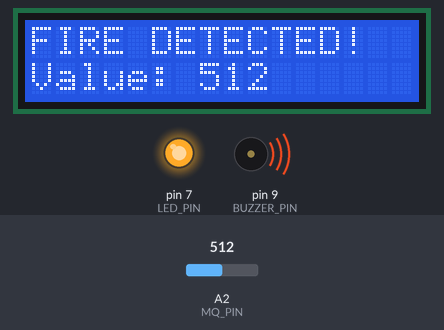
Simulated run of this sketch. Board: Arduino Uno, built with avr-gcc and run on an emulated ATmega328P. Shown: 16×2 character LCD, output pins drawn as LEDs (lit = HIGH), buzzer (waves = sounding, pin HIGH). The inputs (shaded band) are chosen by the test bench; at power-on: A2 (MQ_PIN) = 512. What the sketch prints to the serial monitor is not drawn.

Above: at 1.2 s.
1.3 s: A2 (MQ_PIN) set to 157
At 2.2 s:
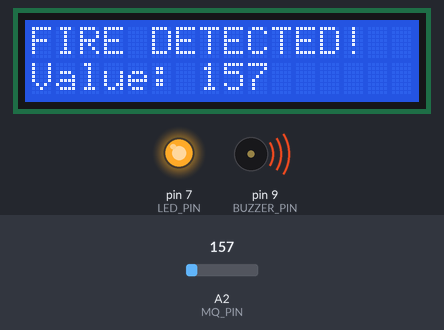
3.1 s: A2 (MQ_PIN) set to 142
At 4.0 s:
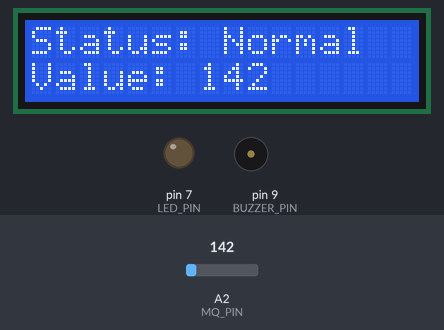
4.7 s: A2 (MQ_PIN) set to 160
At 5.8 s:
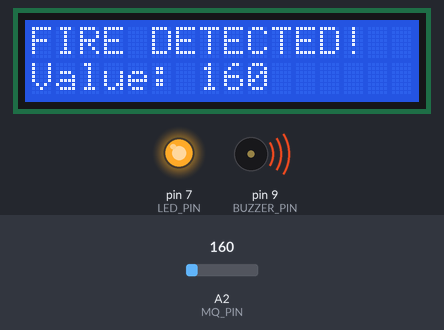
Timing chart, 0 to 7.7 s (numbered marks = the images above; inputs shaded):
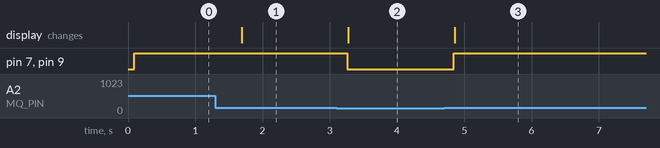

Measured:
- the behaviour switches between 151 and 150 on A2 (MQ_PIN) (found by bisection; images 1 and 2)
- after the input at 1.3 s, the display: changes after 0.39 s (image 1)
- after the input at 3.1 s, pin 7 (LED_PIN), pin 9 (BUZZER_PIN): HIGH → LOW after 0.16 s; the display: changes after 0.17 s (image 2)
- after the input at 4.7 s, pin 7 (LED_PIN), pin 9 (BUZZER_PIN): LOW → HIGH after 0.14 s; the display: changes after 0.16 s (image 3)

The sketch:

Adding_LCD_Display_for_Real-Time_Monitoring.ino
```cpp
#include <Wire.h>
#include <LiquidCrystal_I2C.h>

const int MQ_PIN = A2;
const int BUZZER_PIN = 9;
const int LED_PIN = 7;
const int THRESHOLD = 150;

LiquidCrystal_I2C lcd(0x27, 16, 2);

void setup() {
    Serial.begin(9600);
    pinMode(BUZZER_PIN, OUTPUT);
    pinMode(LED_PIN, OUTPUT);

    lcd.begin();
    lcd.backlight();
    lcd.setCursor(0, 0);
    lcd.print("Fire Detector");
}

void loop() {
    int mqValue = analogRead(MQ_PIN);
    Serial.print("MQ Sensor Value: ");
    Serial.println(mqValue);

    lcd.setCursor(0, 1);
    lcd.print("Value: ");
    lcd.print(mqValue);
    lcd.print("   ");

    if (mqValue > THRESHOLD) {
        Serial.println("EMERGENCY: Fire Detected!");
        digitalWrite(BUZZER_PIN, HIGH);
        digitalWrite(LED_PIN, HIGH);
        lcd.setCursor(0, 0);
        lcd.print("FIRE DETECTED! ");
    } else {
        digitalWrite(BUZZER_PIN, LOW);
        digitalWrite(LED_PIN, LOW);
        lcd.setCursor(0, 0);
        lcd.print("Status: Normal ");
    }

    delay(500);
}
```
